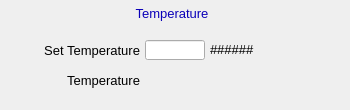
<?xml version="1.0" encoding="UTF-8"?>
<ui version="4.0">
 <class>Form</class>
 <widget class="PyDMFrame" name="Form">
  <property name="geometry">
   <rect>
    <x>0</x>
    <y>0</y>
    <width>350</width>
    <height>110</height>
   </rect>
  </property>
  <property name="windowTitle">
   <string>Form</string>
  </property>
  <property name="autoFillBackground">
   <bool>false</bool>
  </property>
  <property name="styleSheet">
   <string notr="true">PyDMFrame#screen {
  color: rgb(0, 0, 0);
  background-color: rgb(187, 187, 187);
  }</string>
  </property>
  <widget class="PyDMDrawingRectangle" name="rectangle_2">
   <property name="geometry">
    <rect>
     <x>0</x>
     <y>0</y>
     <width>350</width>
     <height>110</height>
    </rect>
   </property>
   <property name="toolTip">
    <string>rectangle</string>
   </property>
   <property name="brush" stdset="0">
    <brush brushstyle="NoBrush">
     <color alpha="255">
      <red>0</red>
      <green>0</green>
      <blue>0</blue>
     </color>
    </brush>
   </property>
   <property name="penStyle" stdset="0">
    <enum>Qt::SolidLine</enum>
   </property>
   <property name="penCapStyle" stdset="0">
    <enum>Qt::FlatCap</enum>
   </property>
   <property name="penColor" stdset="0">
    <color>
     <red>0</red>
     <green>0</green>
     <blue>0</blue>
    </color>
   </property>
   <property name="penWidth" stdset="0">
    <double>1.000000000000000</double>
   </property>
  </widget>
  <widget class="PyDMDrawingRectangle" name="rectangle_1">
   <property name="geometry">
    <rect>
     <x>120</x>
     <y>2</y>
     <width>105</width>
     <height>21</height>
    </rect>
   </property>
   <property name="toolTip">
    <string>rectangle_1</string>
   </property>
   <property name="brush" stdset="0">
    <brush brushstyle="SolidPattern">
     <color alpha="255">
      <red>218</red>
      <green>218</green>
      <blue>218</blue>
     </color>
    </brush>
   </property>
   <property name="penStyle" stdset="0">
    <enum>Qt::SolidLine</enum>
   </property>
   <property name="penCapStyle" stdset="0">
    <enum>Qt::FlatCap</enum>
   </property>
   <property name="penColor" stdset="0">
    <color>
     <red>218</red>
     <green>218</green>
     <blue>218</blue>
    </color>
   </property>
   <property name="penWidth" stdset="0">
    <double>0.000000000000000</double>
   </property>
  </widget>
  <widget class="QLabel" name="text_8">
   <property name="geometry">
    <rect>
     <x>132</x>
     <y>3</y>
     <width>80</width>
     <height>20</height>
    </rect>
   </property>
   <property name="font">
    <font>
     <pointsize>10</pointsize>
    </font>
   </property>
   <property name="toolTip">
    <string>text_8</string>
   </property>
   <property name="styleSheet">
    <string notr="true">QLabel#text_8 {
  color: rgb(10, 0, 184);
  }</string>
   </property>
   <property name="text">
    <string>Temperature</string>
   </property>
   <property name="alignment">
    <set>Qt::AlignCenter</set>
   </property>
   <property name="brush" stdset="0">
    <brush brushstyle="SolidPattern">
     <color alpha="255">
      <red>10</red>
      <green>0</green>
      <blue>184</blue>
     </color>
    </brush>
   </property>
  </widget>
  <widget class="QLabel" name="text">
   <property name="geometry">
    <rect>
     <x>10</x>
     <y>40</y>
     <width>130</width>
     <height>20</height>
    </rect>
   </property>
   <property name="font">
    <font>
     <pointsize>10</pointsize>
    </font>
   </property>
   <property name="toolTip">
    <string>text</string>
   </property>
   <property name="styleSheet">
    <string notr="true">QLabel#text {
  color: rgb(0, 0, 0);
  }</string>
   </property>
   <property name="text">
    <string>Set Temperature</string>
   </property>
   <property name="alignment">
    <set>Qt::AlignRight|Qt::AlignTrailing|Qt::AlignVCenter</set>
   </property>
   <property name="brush" stdset="0">
    <brush brushstyle="SolidPattern">
     <color alpha="255">
      <red>0</red>
      <green>0</green>
      <blue>0</blue>
     </color>
    </brush>
   </property>
  </widget>
  <widget class="PyDMLineEdit" name="text_entry">
   <property name="geometry">
    <rect>
     <x>145</x>
     <y>40</y>
     <width>60</width>
     <height>20</height>
    </rect>
   </property>
   <property name="font">
    <font>
     <pointsize>10</pointsize>
    </font>
   </property>
   <property name="toolTip">
    <string>${P}${R}AcquireTime</string>
   </property>
   <property name="styleSheet">
    <string notr="true">PyDMLineEdit#text_entry {
  color: rgb(0, 0, 0);
  background-color: rgb(115, 223, 255);
  border: 1px solid black;
  margin: 0px;
  padding: 0px;
  spacing: 0px;
  }</string>
   </property>
   <property name="channel" stdset="0">
    <string>ca://${P}${R}Temperature</string>
   </property>
  </widget>
  <widget class="PyDMLabel" name="text_update">
   <property name="geometry">
    <rect>
     <x>210</x>
     <y>41</y>
     <width>80</width>
     <height>18</height>
    </rect>
   </property>
   <property name="font">
    <font>
     <pointsize>10</pointsize>
    </font>
   </property>
   <property name="toolTip">
    <string>PV: ${P}${R}AcquireTime_RBV</string>
   </property>
   <property name="styleSheet">
    <string notr="true">PyDMLabel#text_update {
  color: rgb(10, 0, 184);
  background-color: rgb(187, 187, 187);
  }</string>
   </property>
   <property name="text">
    <string>######</string>
   </property>
   <property name="alignment">
    <set>Qt::AlignLeading|Qt::AlignLeft|Qt::AlignVCenter</set>
   </property>
   <property name="textInteractionFlags">
    <set>Qt::TextSelectableByKeyboard|Qt::TextSelectableByMouse</set>
   </property>
   <property name="channel" stdset="0">
    <string>ca://${P}${R}Temperature_RBV</string>
   </property>
  </widget>
  <widget class="QLabel" name="text_2">
   <property name="geometry">
    <rect>
     <x>10</x>
     <y>70</y>
     <width>130</width>
     <height>20</height>
    </rect>
   </property>
   <property name="font">
    <font>
     <pointsize>10</pointsize>
    </font>
   </property>
   <property name="toolTip">
    <string>text</string>
   </property>
   <property name="styleSheet">
    <string notr="true">QLabel#text {
  color: rgb(0, 0, 0);
  }</string>
   </property>
   <property name="text">
    <string>Temperature</string>
   </property>
   <property name="alignment">
    <set>Qt::AlignRight|Qt::AlignTrailing|Qt::AlignVCenter</set>
   </property>
   <property name="brush" stdset="0">
    <brush brushstyle="SolidPattern">
     <color alpha="255">
      <red>0</red>
      <green>0</green>
      <blue>0</blue>
     </color>
    </brush>
   </property>
  </widget>
  <widget class="PyDMLabel" name="text_update_13">
   <property name="geometry">
    <rect>
     <x>145</x>
     <y>70</y>
     <width>80</width>
     <height>18</height>
    </rect>
   </property>
   <property name="font">
    <font>
     <pointsize>10</pointsize>
    </font>
   </property>
   <property name="toolTip">
    <string>PV: ${P}${R}TriggerMode_RBV</string>
   </property>
   <property name="styleSheet">
    <string notr="true">PyDMLabel#text_update_13 {
  color: rgb(10, 0, 184);
  background-color: rgb(187, 187, 187);
  }</string>
   </property>
   <property name="alignment">
    <set>Qt::AlignLeading|Qt::AlignLeft|Qt::AlignVCenter</set>
   </property>
   <property name="textInteractionFlags">
    <set>Qt::TextSelectableByKeyboard|Qt::TextSelectableByMouse</set>
   </property>
   <property name="channel" stdset="0">
    <string>ca://${P}${R}TemperatureActual</string>
   </property>
   <property name="displayFormat" stdset="0">
    <enum>PyDMLabel::String</enum>
   </property>
  </widget>
 </widget>
 <customwidgets>
  <customwidget>
   <class>PyDMLabel</class>
   <extends>QLabel</extends>
   <header>pydm.widgets.label</header>
  </customwidget>
  <customwidget>
   <class>PyDMDrawingRectangle</class>
   <extends>QWidget</extends>
   <header>pydm.widgets.drawing</header>
  </customwidget>
  <customwidget>
   <class>PyDMFrame</class>
   <extends>QFrame</extends>
   <header>pydm.widgets.frame</header>
   <container>1</container>
  </customwidget>
  <customwidget>
   <class>PyDMLineEdit</class>
   <extends>QLineEdit</extends>
   <header>pydm.widgets.line_edit</header>
  </customwidget>
 </customwidgets>
 <resources/>
 <connections/>
</ui>
